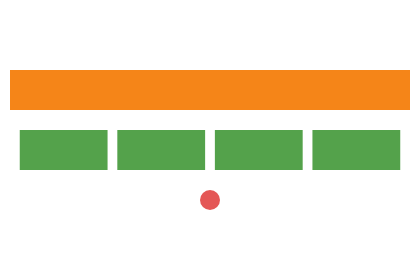

Here is the Vega-Lite specification saved for this chart:
### Vega specification from a JSON file in a GitHub repository (floating-point values rounded to 4 significant figures)
{"$schema": "https://vega.github.io/schema/vega/v6.json", "description": "**How wide a band is comes from dividing by its space, and upstream guards that division twice where this engine guarded it once.** Vega's band scale is its own rather than d3's, and it reaches the step through two lines: `bandSpace` is `count ? (space > 0 ? space : 1) : 0` over `space = count - paddingInner + paddingOuter * 2`, and `rescale` then divides by `space || 1`. This engine wrote the pair as `maxOf(1.0, space)`, which is neither guard and disagrees with both.\n\n**A padding nothing can read is NaN.** The scale transform walks its parameters and calls a setter per key — `scale[key](_[key])` — and the setter is `Math.max(0, Math.min(1, _))`, which clamps a number and answers NaN for a word. There is no validation and nothing is discarded. `space > 0` is then *false*, so the step divides by **one** and becomes the whole range, while the bandwidth and every position go NaN: upstream draws a chart with nothing placeable in it. Kotlin's `maxOf` propagates the NaN and loses the step too, but this engine never got that far — `NumberValues.resolve` dropped the NaN and fell back on the default, so a perfectly ordinary chart was drawn where upstream draws none. That is the loudest possible disagreement about a value a binding can deliver by accident, and a binding is exactly the door: `\"padding\": {\"signal\": \"gap\"}` is what a control writes through.\n\n**A space between zero and one is divided by, not rounded up.** This half needs no NaN at all and is the reason the fixture has a second scale. `bandSpace` replaces the space only when it is *not above zero*; a single band carrying half its width in inner padding has a space of `0.5`, and upstream divides a 200-wide range by it to reach a step of 400 and a band that fills the range. `maxOf(1.0, 0.5)` rounds the divisor up to one and draws that band at **half width**, centred. Probed at `paddingInner` of 0.5 — step 400, bandwidth 200 — and of 0.8, where the space is 0.2 and the step is 1000. A fixture carrying only the unreadable padding would pass with this half still wrong, which is why `narrow` is here.\n\n`ordinary` is the control and the only scale that places anything: four bands at a padding of 0.1, where the two formulas agree. `point` is the fourth shape, because a point scale is a band with `paddingInner` pinned at 1 and therefore reaches the same division — a space of `n - 1`, which is **zero** for a single point and takes the guard that `maxOf` happened to cover.", "width": 200, "height": 120, "padding": 5, "signals": [{"name": "gap", "value": "wide"}], "data": [{"name": "four", "values": [{"k": "a"}, {"k": "b"}, {"k": "c"}, {"k": "d"}]}, {"name": "one", "values": [{"k": "a"}]}], "scales": [{"name": "unreadable", "type": "band", "domain": {"data": "four", "field": "k"}, "range": "width", "padding": {"signal": "gap"}}, {"name": "narrow", "type": "band", "domain": {"data": "one", "field": "k"}, "range": "width", "paddingInner": 0.5}, {"name": "ordinary", "type": "band", "domain": {"data": "four", "field": "k"}, "range": "width", "padding": 0.1}, {"name": "point", "type": "point", "domain": {"data": "one", "field": "k"}, "range": "width"}], "marks": [{"type": "rect", "from": {"data": "four"}, "encode": {"update": {"x": {"scale": "unreadable", "field": "k"}, "width": {"scale": "unreadable", "band": 1}, "y": {"value": 0}, "y2": {"value": 20}, "fill": {"value": "#4c78a8"}}}}, {"type": "rect", "from": {"data": "one"}, "encode": {"update": {"x": {"scale": "narrow", "field": "k"}, "width": {"scale": "narrow", "band": 1}, "y": {"value": 30}, "y2": {"value": 50}, "fill": {"value": "#f58518"}}}}, {"type": "rect", "from": {"data": "four"}, "encode": {"update": {"x": {"scale": "ordinary", "field": "k"}, "width": {"scale": "ordinary", "band": 1}, "y": {"value": 60}, "y2": {"value": 80}, "fill": {"value": "#54a24b"}}}}, {"type": "symbol", "from": {"data": "one"}, "encode": {"update": {"x": {"scale": "point", "field": "k"}, "y": {"value": 95}, "size": {"value": 100}, "fill": {"value": "#e45756"}}}}]}
